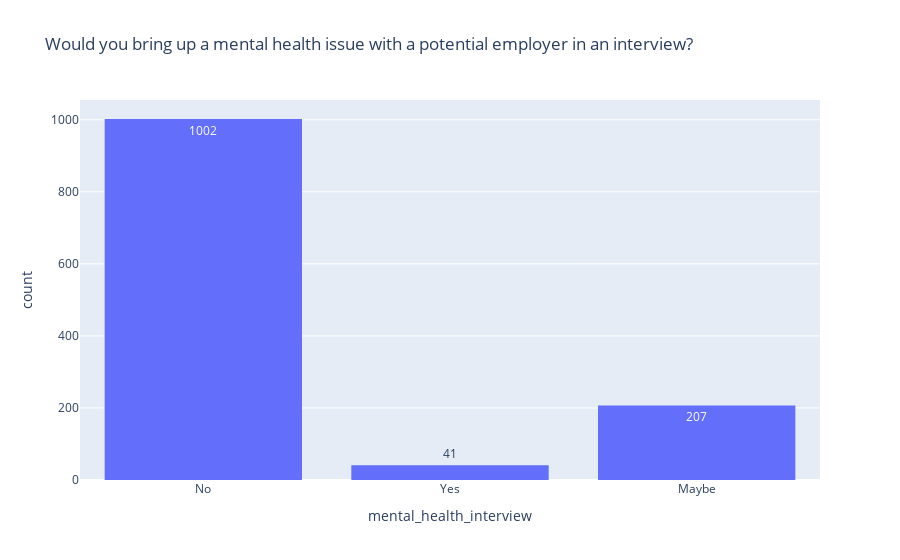

Notebook code cell kept with this figure:
### Markdown cell above
Most don't know

### Code cell
px.histogram(df, x = 'mental_health_interview', 
             text_auto=True,
             title= 'Would you bring up a mental health issue with a potential employer in an interview?')

### Figure 1 — Plotly figure (JSON) as saved in the notebook; plotly's stock layout.template omitted (floating-point values rounded to 4 significant figures; data arrays with more than 128 entries replaced by an {"elided": "..."} marker saying what was removed)
{"data": [{"alignmentgroup": "True", "bingroup": "x", "hovertemplate": "mental_health_interview=%{x}<br>count=%{y}<extra></extra>", "legendgroup": "", "marker": {"color": "#636efa", "pattern": {"shape": ""}}, "name": "", "offsetgroup": "", "orientation": "v", "showlegend": false, "texttemplate": "%{value}", "type": "histogram", "x": {"elided": "1250 str values"}, "xaxis": "x", "yaxis": "y"}], "layout": {"barmode": "relative", "legend": {"tracegroupgap": 0}, "title": {"text": "Would you bring up a mental health issue with a potential employer in an interview?"}, "xaxis": {"anchor": "y", "domain": [0, 1], "title": {"text": "mental_health_interview"}}, "yaxis": {"anchor": "x", "domain": [0, 1], "title": {"text": "count"}}}}
